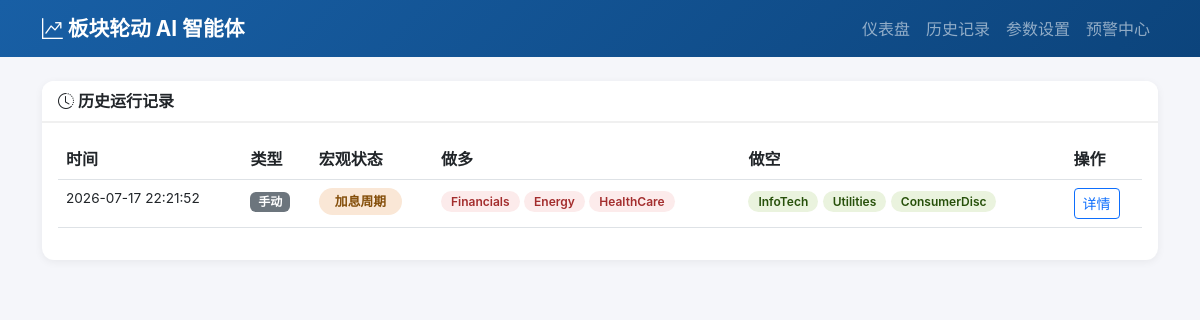
/run/3, run on the app's committed database.
### tables this page shows
CREATE TABLE runs (
            id INTEGER PRIMARY KEY AUTOINCREMENT,
            run_time TEXT NOT NULL,
            run_type TEXT DEFAULT 'manual',
            regime TEXT NOT NULL,
            regime_cn TEXT,
            weights TEXT,
            macro_state TEXT,
            executive_summary TEXT,
            scores_json TEXT,
            longs TEXT,
            shorts TEXT,
            reasoning_json TEXT,
            scenarios_json TEXT,
            backtest_stats TEXT
        );

### app.py (the view)
@app.route("/run/<int:run_id>")
def run_detail(run_id):
    run = db.get_run_by_id(run_id)
    if not run:
        return "Not found", 404
    run["longs_list"] = json.loads(run["longs"]) if run["longs"] else []
    run["shorts_list"] = json.loads(run["shorts"]) if run["shorts"] else []
    return render_template("history.html", runs=[run], selection_changes=[])

### database.py (called while the page is built)
def _get_conn():
    os.makedirs(os.path.dirname(DB_PATH), exist_ok=True)
    return sqlite3.connect(DB_PATH)

def get_run_by_id(run_id):
    conn = _get_conn()
    conn.row_factory = sqlite3.Row
    c = conn.cursor()
    c.execute("SELECT * FROM runs WHERE id = ?", (run_id,))
    row = c.fetchone()
    conn.close()
    return dict(row) if row else None

### templates/history.html (shortened to what this page needs)
{% extends "base.html" %}
{% block content %}
<div class="card">
    <div class="card-header"><i class="bi bi-clock-history"></i> 历史运行记录</div>
    <div class="card-body">
        {% if runs %}
        <table class="table table-hover">
            <thead>
                <tr>
                    <th>时间</th>
                    <th>类型</th>
                    <th>宏观状态</th>
                    <th>做多</th>
                    <th>做空</th>
                    <th>操作</th>
                </tr>
            </thead>
            <tbody>
                {% for r in runs %}
                <tr>
                    <td style="font-size:0.85rem;">{{ r.run_time[:19] | replace('T', ' ') }}</td>
                    <td>
                        {% if r.run_type == 'auto' %}
                        <span class="badge bg-info">自动</span>
                        {% else %}
                        <span class="badge bg-secondary">手动</span>
                        {% endif %}
                    </td>
                    <td><span class="regime-badge regime-{{ r.regime }}" style="font-size:0.8rem;">{{ r.regime_cn }}</span></td>
                    <td>
                        {% for l in r.longs_list %}
                        <span class="tag-long">{{ l }}</span>
                        {% endfor %}
                    </td>
                    <td>
                        {% for s in r.shorts_list %}
                        <span class="tag-short">{{ s }}</span>
                        {% endfor %}
                    </td>
                    <td><a href="/run/{{ r.id }}" class="btn btn-sm btn-outline-primary">详情</a></td>
                </tr>
                {% endfor %}
            </tbody>
        </table>
        {% else %}
        <p class="text-center text-muted py-4">暂无历史记录</p>
        {% endif %}
    </div>
</div>
{% endblock %}

### templates/base.html (style rules this page uses)
:root { --red:#A32D2D; --green:#27500A; --blue:#185FA5; --orange:#BA7517; }
body { font-family:-apple-system,BlinkMacSystemFont,"PingFang SC","Noto Sans SC",sans-serif; background:#f5f6fa; }
.card { border:none; border-radius:12px; box-shadow:0 2px 8px rgba(0,0,0,0.06); margin-bottom:16px; }
.card-header { background:#fff; border-bottom:2px solid #f0f0f0; font-weight:600; border-radius:12px 12px 0 0 !important; }
.tag-long { background:#fcebeb; color:var(--red); padding:3px 10px; border-radius:12px; font-size:12px; font-weight:600; }
.tag-short { background:#eaf3de; color:var(--green); padding:3px 10px; border-radius:12px; font-size:12px; font-weight:600; }
.regime-badge { font-size:1.1rem; padding:6px 16px; border-radius:20px; font-weight:700; }
.regime-Hiking { background:#fae7d6; color:#854f0b; }

### data on the page
runs: run_time "2026-07-17 22:21:52", run_type "手动", regime_cn "加息周期", longs_list "Financials" "Energy" "HealthCare", shorts_list "InfoTech" "Utilities" "ConsumerDisc"
